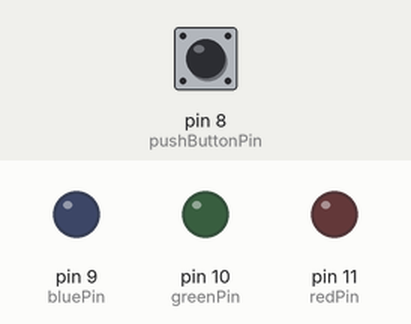
Simulated run of this sketch. Board: Arduino Uno, built with avr-gcc and run on an emulated ATmega328P. Parts: output pins drawn as LEDs (lit = HIGH). Dashed ring = blinking. The test bench sets the inputs (shaded band); at power-on: pin 8 (pushButtonPin) HIGH.

Above: at 1.2 s.
1.3 s: pin 8 (pushButtonPin) pulled LOW for 1 s
At 2.5 s:
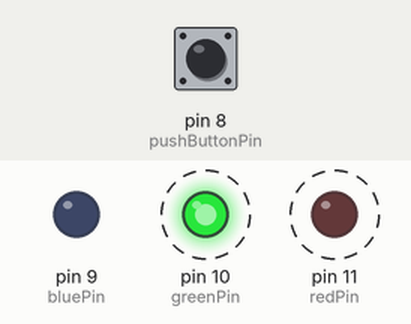
4.3 s: pin 8 (pushButtonPin) pulled LOW for 0.15 s
At 5.3 s:
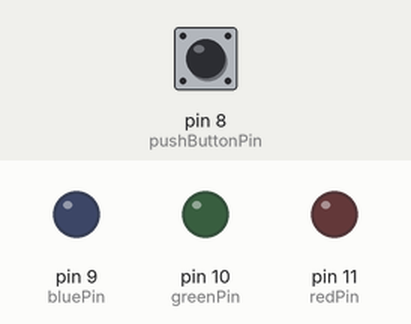
5.9 s: pin 8 (pushButtonPin) pulled LOW for 3.2 s
At 6.15 s:
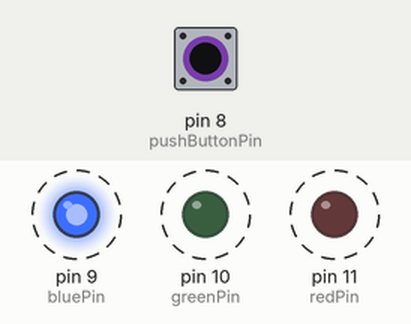
Timing chart, 0 to 10.5 s (numbered marks = the images above; inputs shaded):
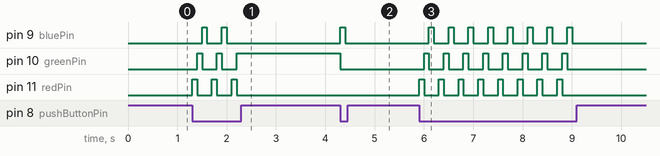

Measured:
- after the input at 1.3 s, pin 9 (bluePin): alternates HIGH for 0.10 s and LOW for 0.30 s, 4 changes in all, then stays LOW, starting after 0.20 s; pin 10 (greenPin): alternates HIGH for 0.10 s and LOW for 0.30 s, 5 changes in all, then stays HIGH, starting after 0.10 s
- after the input at 4.3 s, pin 9 (bluePin): LOW → HIGH at once, → LOW 0.10 s later; pin 10 (greenPin): HIGH → LOW at once
- after the input at 5.9 s, pin 9 (bluePin): alternates HIGH for 0.10 s and LOW for 0.30 s, 16 changes in all, then stays LOW, starting after 0.20 s; pin 10 (greenPin): alternates HIGH for 0.10 s and LOW for 0.30 s, 16 changes in all, then stays LOW, starting after 0.10 s

The sketch:

toggle-led-state.ino
```cpp
/**
 * Changes the state of a three-color LED from OFF -> red -> green -> blue each time the push button is pressed
 */

int pushButtonPin = 8;
int redPin = 11;
int greenPin = 10;
int bluePin = 9;

int ledState = 0;

void setup() {
 pinMode(pushButtonPin, INPUT);
 pinMode(redPin, OUTPUT);
 pinMode(greenPin, OUTPUT);
 pinMode(bluePin, OUTPUT);
}

void loop() {
  if (isButtonPushed()) {
    toggleLED();
  }
  delay(100);
}

boolean isButtonPushed() {
  return digitalRead(pushButtonPin) == LOW;
}

void toggleLED() {
  ledState++;

  if (ledState == 4) {
    ledState = 0;
  }

   switch(ledState) {
    case 0:
      digitalWrite(bluePin, LOW);
      break;
    case 1:
      digitalWrite(redPin, HIGH);
      break;
    case 2:
      digitalWrite(redPin, LOW);
      digitalWrite(greenPin, HIGH);
      break;
    case 3:
      digitalWrite(greenPin, LOW);
      digitalWrite(bluePin, HIGH);
      break;
   }
}
```
